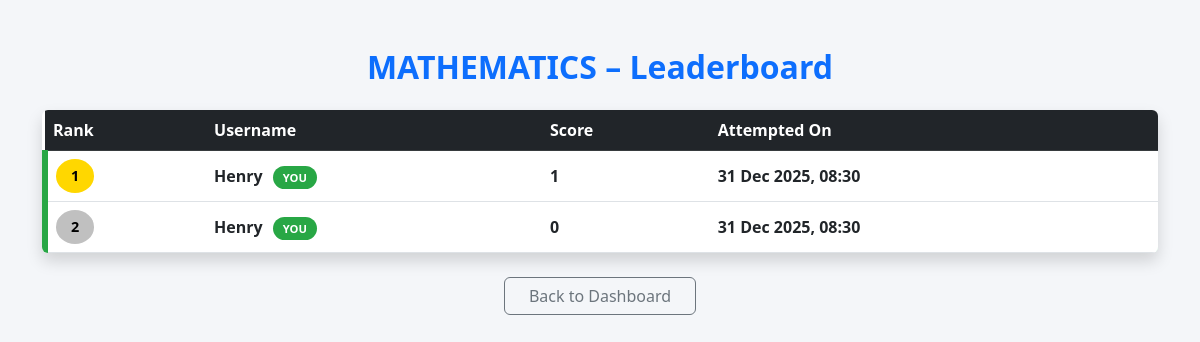
The page /leaderboard/1/1 (signed in) on the database its author committed.
### app.py (models this page shows)
class Quiz(db.Model):
    id = db.Column(db.Integer, primary_key=True)
    title = db.Column(db.String(100), nullable=False)
    created_at = db.Column(db.DateTime, default=datetime.utcnow)
    chapters = db.relationship('Chapter', backref='quiz', lazy=True, cascade='all, delete-orphan')

class QuizAttempt(db.Model):
    id = db.Column(db.Integer, primary_key=True)
    user_id = db.Column(db.Integer, db.ForeignKey('user.id'), nullable=False)
    quiz_id = db.Column(db.Integer, db.ForeignKey('quiz.id'), nullable=False)
    chapter_id = db.Column(db.Integer, db.ForeignKey('chapter.id'), nullable=True)
    score = db.Column(db.Integer, nullable=True)
    answers = db.Column(db.Text, nullable=True)
    timestamp = db.Column(db.DateTime, default=datetime.utcnow)
    user = db.relationship('User', backref='quiz_attempts')
    quiz = db.relationship('Quiz', backref='attempts')
    chapter = db.relationship('Chapter', backref='attempts')

class User(db.Model):
    id = db.Column(db.Integer, primary_key=True)
    username = db.Column(db.String(50), nullable=False, unique=True)
    password = db.Column(db.String(255), nullable=False)  # Changed from Integer to String
    fullname = db.Column(db.String(50), nullable=False)
    dob = db.Column(db.Date, nullable=False)
    created_at = db.Column(db.DateTime, default=datetime.utcnow)

### app.py (the view)
@app.route('/leaderboard/<int:quiz_id>/<int:chapter_id>')
@login_required
def leaderboard(quiz_id, chapter_id):
    quiz = Quiz.query.get_or_404(quiz_id)
    chapter = Chapter.query.get_or_404(chapter_id)
    top_attempts = QuizAttempt.query.filter_by(
        quiz_id=quiz_id,
        chapter_id=chapter_id
    ).order_by(
        QuizAttempt.score.desc(),
        QuizAttempt.timestamp.asc()
    ).limit(10).all()
    current_user_id = session.get('user_id')
    return render_template(
        'leaderboard.html',
        quiz=quiz,
        chapter=chapter,
        top_attempts=top_attempts,
        current_user_id=current_user_id
    )

### app.py (called while the page is built)
def login_required(f):
    @wraps(f)
    def decorated_function(*args, **kwargs):
        if 'user_id' not in session:
            flash('Please log in to access this page.', 'warning')
            return redirect(url_for('user_login'))
        return f(*args, **kwargs)
    return decorated_function

### templates/leaderboard.html (shortened to what this page needs)
<!DOCTYPE html>
<html lang="en">
<head>
    <link href="https://cdn.jsdelivr.net/npm/bootstrap@5.3.0/dist/css/bootstrap.min.css" rel="stylesheet">
</head>
<body>
<div class="container py-5">
    <h2 class="text-center mb-4 text-primary fw-bold">
        {{ quiz.title }} – Leaderboard
    </h2>
    <div class="table-responsive shadow rounded bg-white">
        <table class="table table-hover align-middle mb-0">
            <thead class="table-dark">
                <tr>
                    <th>Rank</th>
                    <th>Username</th>
                    <th>Score</th>
                    <th>Attempted On</th>
                </tr>
            </thead>
            <tbody>
            {% for attempt in top_attempts %}
                <tr class="{% if attempt.user_id == current_user_id %}my-rank{% endif %}">
                    <td>
                        <span class="rank-badge
                            {% if loop.index == 1 %}top-rank-1
                            {% elif loop.index == 2 %}top-rank-2
                            {% elif loop.index == 3 %}top-rank-3
                            {% else %}bg-primary text-white{% endif %}">
                            {{ loop.index }}
                        </span>
                    </td>
                    <td>
                        {{ attempt.user.username }}
                        {% if attempt.user_id == current_user_id %}
                            <span class="you-badge">YOU</span>
                        {% endif %}
                    </td>
                    <td class="fw-bold">{{ attempt.score }}</td>
                    <td>{{ attempt.timestamp.strftime("%d %b %Y, %H:%M") }}</td>
                </tr>
            {% else %}
                <tr>
                    <td colspan="4" class="text-center text-muted py-4">
                        No attempts yet
                    </td>
                </tr>
            {% endfor %}
            </tbody>
        </table>
    </div>
    <div class="text-center mt-4">
        <a href="/user/dashboard" class="btn btn-outline-secondary px-4">
            Back to Dashboard
        </a>
    </div>
</div>
</body>
</html>

### templates/leaderboard.html (style rules this page uses)
body { background: #f4f6f9; }
.rank-badge { font-size: 0.9rem; padding: 6px 10px; border-radius: 50%; min-width: 38px; display: inline-block; text-align: center; }
.top-rank-1 { background: gold; color: black; }
.top-rank-2 { background: silver; color: black; }
.my-rank { background: linear-gradient(90deg, #e0ffe8, #c8f7dc) !important; font-weight: 600; border-left: 6px solid #28a745; animation: glow 1.4s ease-in-out infinite alternate; }
.you-badge { background-color: #28a745; color: white; font-size: 0.7rem; padding: 4px 10px; border-radius: 20px; margin-left: 6px; }

### rows shown on the page
Quiz: title "MATHEMATICS"
QuizAttempt: user.username "Henry", shows "YOU", score "1", timestamp "31 Dec 2025, 08:30"
QuizAttempt: user.username "Henry", shows "YOU", score "0", timestamp "31 Dec 2025, 08:30"
